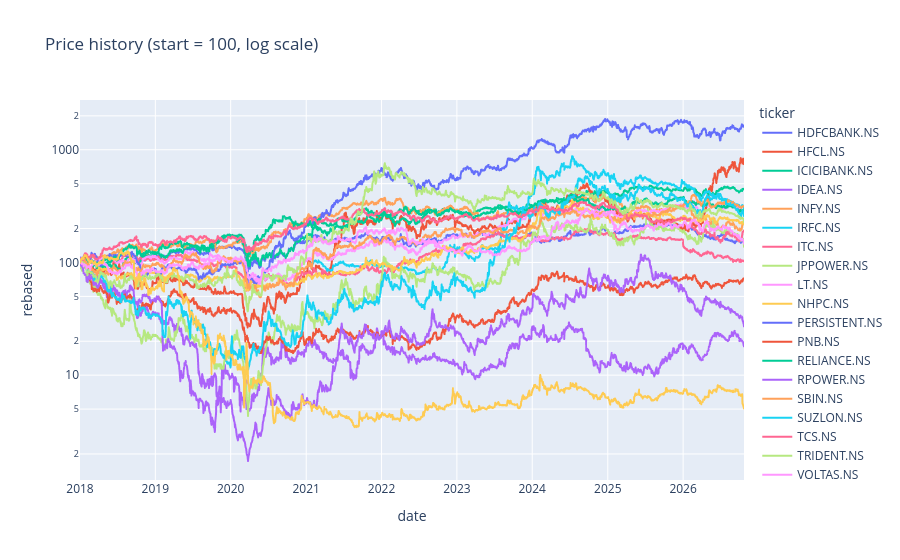

The cell this chart's notebook holds for it:
### Markdown cell above
### price history, all stocks rebased to 100

### Code cell
p = prices.dropna(subset=["close"]).sort_values(["ticker", "date"]).copy()
p["rebased"] = p.groupby("ticker")["close"].transform(lambda s: s / s.iloc[0] * 100)
fig = px.line(p, x="date", y="rebased", color="ticker", log_y=True,
              title="Price history (start = 100, log scale)")
fig.show()

### Figure 1 — Plotly figure (JSON) as saved in the notebook; plotly's stock layout.template omitted (floating-point values rounded to 4 significant figures; data arrays with more than 128 entries replaced by an {"elided": "..."} marker saying what was removed)
{"data": [{"hovertemplate": "ticker=HDFCBANK.NS<br>date=%{x}<br>rebased=%{y}<extra></extra>", "legendgroup": "HDFCBANK.NS", "line": {"color": "#636efa", "dash": "solid"}, "marker": {"symbol": "circle"}, "mode": "lines", "name": "HDFCBANK.NS", "showlegend": true, "type": "scattergl", "x": {"elided": "2176 str values"}, "xaxis": "x", "y": {"elided": "2176 float values"}, "yaxis": "y"}, {"hovertemplate": "ticker=HFCL.NS<br>date=%{x}<br>rebased=%{y}<extra></extra>", "legendgroup": "HFCL.NS", "line": {"color": "#EF553B", "dash": "solid"}, "marker": {"symbol": "circle"}, "mode": "lines", "name": "HFCL.NS", "showlegend": true, "type": "scattergl", "x": {"elided": "2176 str values"}, "xaxis": "x", "y": {"elided": "2176 float values"}, "yaxis": "y"}, {"hovertemplate": "ticker=ICICIBANK.NS<br>date=%{x}<br>rebased=%{y}<extra></extra>", "legendgroup": "ICICIBANK.NS", "line": {"color": "#00cc96", "dash": "solid"}, "marker": {"symbol": "circle"}, "mode": "lines", "name": "ICICIBANK.NS", "showlegend": true, "type": "scattergl", "x": {"elided": "2176 str values"}, "xaxis": "x", "y": {"elided": "2176 float values"}, "yaxis": "y"}, {"hovertemplate": "ticker=IDEA.NS<br>date=%{x}<br>rebased=%{y}<extra></extra>", "legendgroup": "IDEA.NS", "line": {"color": "#ab63fa", "dash": "solid"}, "marker": {"symbol": "circle"}, "mode": "lines", "name": "IDEA.NS", "showlegend": true, "type": "scattergl", "x": {"elided": "2176 str values"}, "xaxis": "x", "y": {"elided": "2176 float values"}, "yaxis": "y"}, {"hovertemplate": "ticker=INFY.NS<br>date=%{x}<br>rebased=%{y}<extra></extra>", "legendgroup": "INFY.NS", "line": {"color": "#FFA15A", "dash": "solid"}, "marker": {"symbol": "circle"}, "mode": "lines", "name": "INFY.NS", "showlegend": true, "type": "scattergl", "x": {"elided": "2176 str values"}, "xaxis": "x", "y": {"elided": "2176 float values"}, "yaxis": "y"}, {"hovertemplate": "ticker=IRFC.NS<br>date=%{x}<br>rebased=%{y}<extra></extra>", "legendgroup": "IRFC.NS", "line": {"color": "#19d3f3", "dash": "solid"}, "marker": {"symbol": "circle"}, "mode": "lines", "name": "IRFC.NS", "showlegend": true, "type": "scattergl", "x": {"elided": "1417 str values"}, "xaxis": "x", "y": {"elided": "1417 float values"}, "yaxis": "y"}, {"hovertemplate": "ticker=ITC.NS<br>date=%{x}<br>rebased=%{y}<extra></extra>", "legendgroup": "ITC.NS", "line": {"color": "#FF6692", "dash": "solid"}, "marker": {"symbol": "circle"}, "mode": "lines", "name": "ITC.NS", "showlegend": true, "type": "scattergl", "x": {"elided": "2176 str values"}, "xaxis": "x", "y": {"elided": "2176 float values"}, "yaxis": "y"}, {"hovertemplate": "ticker=JPPOWER.NS<br>date=%{x}<br>rebased=%{y}<extra></extra>", "legendgroup": "JPPOWER.NS", "line": {"color": "#B6E880", "dash": "solid"}, "marker": {"symbol": "circle"}, "mode": "lines", "name": "JPPOWER.NS", "showlegend": true, "type": "scattergl", "x": {"elided": "2176 str values"}, "xaxis": "x", "y": {"elided": "2176 float values"}, "yaxis": "y"}, {"hovertemplate": "ticker=LT.NS<br>date=%{x}<br>rebased=%{y}<extra></extra>", "legendgroup": "LT.NS", "line": {"color": "#FF97FF", "dash": "solid"}, "marker": {"symbol": "circle"}, "mode": "lines", "name": "LT.NS", "showlegend": true, "type": "scattergl", "x": {"elided": "2176 str values"}, "xaxis": "x", "y": {"elided": "2176 float values"}, "yaxis": "y"}, {"hovertemplate": "ticker=NHPC.NS<br>date=%{x}<br>rebased=%{y}<extra></extra>", "legendgroup": "NHPC.NS", "line": {"color": "#FECB52", "dash": "solid"}, "marker": {"symbol": "circle"}, "mode": "lines", "name": "NHPC.NS", "showlegend": true, "type": "scattergl", "x": {"elided": "2176 str values"}, "xaxis": "x", "y": {"elided": "2176 float values"}, "yaxis": "y"}, {"hovertemplate": "ticker=PERSISTENT.NS<br>date=%{x}<br>rebased=%{y}<extra></extra>", "legendgroup": "PERSISTENT.NS", "line": {"color": "#636efa", "dash": "solid"}, "marker": {"symbol": "circle"}, "mode": "lines", "name": "PERSISTENT.NS", "showlegend": true, "type": "scattergl", "x": {"elided": "2176 str values"}, "xaxis": "x", "y": {"elided": "2176 float values"}, "yaxis": "y"}, {"hovertemplate": "ticker=PNB.NS<br>date=%{x}<br>rebased=%{y}<extra></extra>", "legendgroup": "PNB.NS", "line": {"color": "#EF553B", "dash": "solid"}, "marker": {"symbol": "circle"}, "mode": "lines", "name": "PNB.NS", "showlegend": true, "type": "scattergl", "x": {"elided": "2175 str values"}, "xaxis": "x", "y": {"elided": "2175 float values"}, "yaxis": "y"}, {"hovertemplate": "ticker=RELIANCE.NS<br>date=%{x}<br>rebased=%{y}<extra></extra>", "legendgroup": "RELIANCE.NS", "line": {"color": "#00cc96", "dash": "solid"}, "marker": {"symbol": "circle"}, "mode": "lines", "name": "RELIANCE.NS", "showlegend": true, "type": "scattergl", "x": {"elided": "2176 str values"}, "xaxis": "x", "y": {"elided": "2176 float values"}, "yaxis": "y"}, {"hovertemplate": "ticker=RPOWER.NS<br>date=%{x}<br>rebased=%{y}<extra></extra>", "legendgroup": "RPOWER.NS", "line": {"color": "#ab63fa", "dash": "solid"}, "marker": {"symbol": "circle"}, "mode": "lines", "name": "RPOWER.NS", "showlegend": true, "type": "scattergl", "x": {"elided": "2176 str values"}, "xaxis": "x", "y": {"elided": "2176 float values"}, "yaxis": "y"}, {"hovertemplate": "ticker=SBIN.NS<br>date=%{x}<br>rebased=%{y}<extra></extra>", "legendgroup": "SBIN.NS", "line": {"color": "#FFA15A", "dash": "solid"}, "marker": {"symbol": "circle"}, "mode": "lines", "name": "SBIN.NS", "showlegend": true, "type": "scattergl", "x": {"elided": "2176 str values"}, "xaxis": "x", "y": {"elided": "2176 float values"}, "yaxis": "y"}, {"hovertemplate": "ticker=SUZLON.NS<br>date=%{x}<br>rebased=%{y}<extra></extra>", "legendgroup": "SUZLON.NS", "line": {"color": "#19d3f3", "dash": "solid"}, "marker": {"symbol": "circle"}, "mode": "lines", "name": "SUZLON.NS", "showlegend": true, "type": "scattergl", "x": {"elided": "2176 str values"}, "xaxis": "x", "y": {"elided": "2176 float values"}, "yaxis": "y"}, {"hovertemplate": "ticker=TCS.NS<br>date=%{x}<br>rebased=%{y}<extra></extra>", "legendgroup": "TCS.NS", "line": {"color": "#FF6692", "dash": "solid"}, "marker": {"symbol": "circle"}, "mode": "lines", "name": "TCS.NS", "showlegend": true, "type": "scattergl", "x": {"elided": "2176 str values"}, "xaxis": "x", "y": {"elided": "2176 float values"}, "yaxis": "y"}, {"hovertemplate": "ticker=TRIDENT.NS<br>date=%{x}<br>rebased=%{y}<extra></extra>", "legendgroup": "TRIDENT.NS", "line": {"color": "#B6E880", "dash": "solid"}, "marker": {"symbol": "circle"}, "mode": "lines", "name": "TRIDENT.NS", "showlegend": true, "type": "scattergl", "x": {"elided": "2176 str values"}, "xaxis": "x", "y": {"elided": "2176 float values"}, "yaxis": "y"}, {"hovertemplate": "ticker=VOLTAS.NS<br>date=%{x}<br>rebased=%{y}<extra></extra>", "legendgroup": "VOLTAS.NS", "line": {"color": "#FF97FF", "dash": "solid"}, "marker": {"symbol": "circle"}, "mode": "lines", "name": "VOLTAS.NS", "showlegend": true, "type": "scattergl", "x": {"elided": "2176 str values"}, "xaxis": "x", "y": {"elided": "2176 float values"}, "yaxis": "y"}, {"hovertemplate": "ticker=YESBANK.NS<br>date=%{x}<br>rebased=%{y}<extra></extra>", "legendgroup": "YESBANK.NS", "line": {"color": "#FECB52", "dash": "solid"}, "marker": {"symbol": "circle"}, "mode": "lines", "name": "YESBANK.NS", "showlegend": true, "type": "scattergl", "x": {"elided": "2176 str values"}, "xaxis": "x", "y": {"elided": "2176 float values"}, "yaxis": "y"}], "layout": {"legend": {"title": {"text": "ticker"}, "tracegroupgap": 0}, "title": {"text": "Price history (start = 100, log scale)"}, "xaxis": {"anchor": "y", "domain": [0, 1], "title": {"text": "date"}}, "yaxis": {"anchor": "x", "domain": [0, 1], "title": {"text": "rebased"}, "type": "log"}}}
